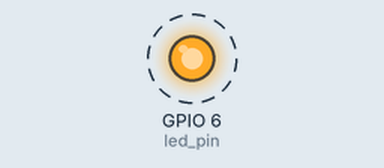
The program below on a simulated Raspberry Pi (BCM pin numbers). Shown: output pins drawn as LEDs (lit = HIGH). Dashed ring = blinking. What the program prints to the terminal is not drawn. At 2.8 s the program stops and its outputs stay as they are.

Above: at 0.1 s.
Timing chart, 0 to 3.0 s (numbered marks = the images above):
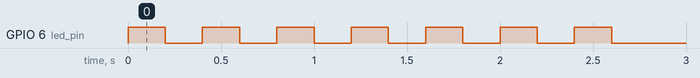

The program:

led_test.py
```python
import RPi.GPIO as GPIO
import time

led_pin = 6

GPIO.setmode(GPIO.BCM)
GPIO.setup(led_pin, GPIO.OUT)

print ("test")

for x in range(0,7) :
	GPIO.output(led_pin, True)
	time.sleep(0.2)

	GPIO.output(led_pin, False)
	time.sleep(0.2)

GPIO.cleanup()

print("end")
```

Measured:
- by itself, GPIO 6 (led_pin): alternates HIGH for 0.20 s and LOW for 0.20 s, 14 changes in all, then stays LOW
